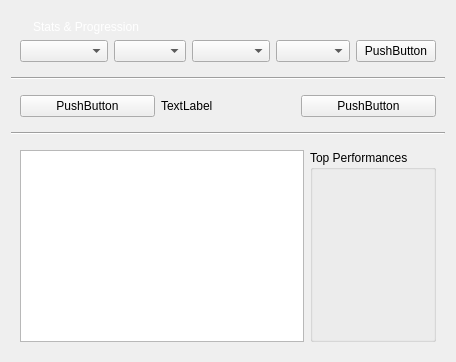
       <widget class="QWidget" name="StatsPage">
        <layout class="QVBoxLayout" name="verticalLayout_14">
         <item>
          <widget class="QWidget" name="StatsTopWidget" native="true">
           <property name="maximumSize">
            <size>
             <width>16777215</width>
             <height>70</height>
            </size>
           </property>
           <layout class="QGridLayout" name="gridLayout_9">
            <item row="1" column="3">
             <widget class="QComboBox" name="StatsIntensityComboBox">
              <property name="maximumSize">
               <size>
                <width>100</width>
                <height>16777215</height>
               </size>
              </property>
              <property name="placeholderText">
               <string>Intensity</string>
              </property>
             </widget>
            </item>
            <item row="0" column="0" colspan="2">
             <widget class="QLabel" name="StatsLabel">
              <property name="styleSheet">
               <string notr="true">color: white; 
border: none;
background: transparent;
text-align: left; /* Align the text inside the QPushButton to the left */
padding-left: 10px;
</string>
              </property>
              <property name="text">
               <string>Stats &amp; Progression</string>
              </property>
             </widget>
            </item>
            <item row="1" column="2">
             <widget class="QComboBox" name="StatsDistanceComboBox">
              <property name="maximumSize">
               <size>
                <width>100</width>
                <height>16777215</height>
               </size>
              </property>
              <property name="placeholderText">
               <string>Distance</string>
              </property>
             </widget>
            </item>
            <item row="1" column="4">
             <widget class="QPushButton" name="LifetimeStatsButton">
              <property name="text">
               <string>PushButton</string>
              </property>
             </widget>
            </item>
            <item row="1" column="1">
             <widget class="QComboBox" name="StatsActivityFilter">
              <property name="maximumSize">
               <size>
                <width>100</width>
                <height>16777215</height>
               </size>
              </property>
              <property name="placeholderText">
               <string>Activity</string>
              </property>
             </widget>
            </item>
            <item row="1" column="0">
             <widget class="QComboBox" name="StatsTimeFilter">
              <property name="maximumSize">
               <size>
                <width>100</width>
                <height>16777215</height>
               </size>
              </property>
              <property name="placeholderText">
               <string>Timeframe</string>
              </property>
             </widget>
            </item>
           </layout>
          </widget>
         </item>
         <item>
          <widget class="Line" name="line_2">
           <property name="orientation">
            <enum>Qt::Horizontal</enum>
           </property>
          </widget>
         </item>
         <item>
          <widget class="QWidget" name="DateScrollWidget" native="true">
           <property name="maximumSize">
            <size>
             <width>16777215</width>
             <height>40</height>
            </size>
           </property>
           <layout class="QHBoxLayout" name="horizontalLayout_3">
            <item>
             <layout class="QGridLayout" name="DateScrollLayout">
              <item row="0" column="0">
               <widget class="QPushButton" name="DateScrollLeft">
                <property name="text">
                 <string>PushButton</string>
                </property>
               </widget>
              </item>
              <item row="0" column="1">
               <widget class="QLabel" name="DateScrollLabel">
                <property name="text">
                 <string>TextLabel</string>
                </property>
               </widget>
              </item>
              <item row="0" column="2">
               <widget class="QPushButton" name="DateScrollRight">
                <property name="text">
                 <string>PushButton</string>
                </property>
               </widget>
              </item>
             </layout>
            </item>
           </layout>
          </widget>
         </item>
         <item>
          <widget class="Line" name="line_3">
           <property name="orientation">
            <enum>Qt::Horizontal</enum>
           </property>
          </widget>
         </item>
         <item>
          <widget class="QWidget" name="ChartWidget" native="true">
           <property name="maximumSize">
            <size>
             <width>16777215</width>
             <height>600</height>
            </size>
           </property>
           <layout class="QHBoxLayout" name="horizontalLayout_9">
            <item>
             <widget class="QGraphicsView" name="ChartView">
              <property name="maximumSize">
               <size>
                <width>530</width>
                <height>16777215</height>
               </size>
              </property>
             </widget>
            </item>
            <item>
             <widget class="QGroupBox" name="TopPerformancesBox">
              <property name="title">
               <string>Top Performances</string>
              </property>
             </widget>
            </item>
           </layout>
          </widget>
         </item>
        </layout>
       </widget>
